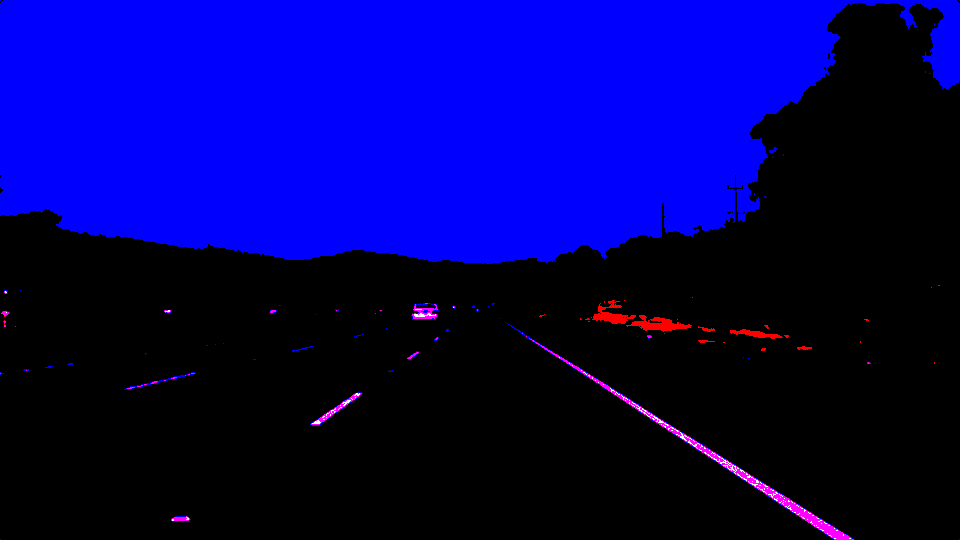
#> input picture examples/solidWhiteRight.jpg, 960 x 540 px, found by its file name
$ jupyter execute --allow-errors P1.ipynb   (shell and % lines are left out)
#> lines starting #> are read from the running program, lines starting #| are printed output that depends on the picture; after the words box and inside, x2 and y2 are one past the last pixel; in counts of white or black regions, pixels touching at a corner belong together
# Self-Driving Car Engineer Nanodegree

## Project: **Finding Lane Lines on the Road**
***
In this project, you will use the tools you learned about in the lesson to identify lane lines on the road.  You can develop your pipeline on a series of individual images, and later apply the result to a video stream (really just a series of images). Check out the video clip "raw-lines-example.mp4" (also contained in this repository) to see what the output should look like after using the helper functions below.

Once you have a result that looks roughly like "raw-lines-example.mp4", you'll need to get creative and try to average and/or extrapolate the line segments you've detected to map out the full extent of the lane lines.  You can see an example of the result you're going for in the video "P1_example.mp4".  Ultimately, you would like to draw just one line for the left side of the lane, and one for the right.

In addition to implementing code, there is a brief writeup to complete. The writeup should be completed in a separate file, which can be either a markdown file or a pdf document. There is a [write up template](https://github.com/udacity/CarND-LaneLines-P1/blob/master/writeup_template.md) that can be used to guide the writing process. Completing both the code in the Ipython notebook and the writeup template will cover all of the [rubric points](https://review.udacity.com/#!/rubrics/322/view) for this project.

---
Let's have a look at our first image called 'test_images/solidWhiteRight.jpg'.  Run the 2 cells below (hit Shift-Enter or the "play" button above) to display the image.

**Note: If, at any point, you encounter frozen display windows or other confounding issues, you can always start again with a clean slate by going to the "Kernel" menu above and selecting "Restart & Clear Output".**

---

**The tools you have are color selection, region of interest selection, grayscaling, Gaussian smoothing, Canny Edge Detection and Hough Tranform line detection.  You  are also free to explore and try other techniques that were not presented in the lesson.  Your goal is piece together a pipeline to detect the line segments in the image, then average/extrapolate them and draw them onto the image for display (as below).  Once you have a working pipeline, try it out on the video stream below.**

---

<figure>

 <figcaption>
 <p></p>
 <p style="text-align: center;"> Your output should look something like this (above) after detecting line segments using the helper functions below </p>
 </figcaption>
</figure>
 <p></p>
<figure>

 <figcaption>
 <p></p>
 <p style="text-align: center;"> Your goal is to connect/average/extrapolate line segments to get output like this</p>
 </figcaption>
</figure>

**Run the cell below to import some packages.  If you get an `import error` for a package you've already installed, try changing your kernel (select the Kernel menu above --> Change Kernel).  Still have problems?  Try relaunching Jupyter Notebook from the terminal prompt.  Also, see [this forum post](https://carnd-forums.udacity.com/cq/viewquestion.action?spaceKey=CAR&id=29496372&questionTitle=finding-lanes---import-cv2-fails-even-though-python-in-the-terminal-window-has-no-problem-with-import-cv2) for more troubleshooting tips.**

## Import Packages

[cell 1]
#importing some useful packages
import matplotlib.pyplot as plt
import matplotlib.image as mpimg
import numpy as np
import cv2

## Read in an Image

[cell 2]
#reading in an image
image = mpimg.imread('test_images/solidWhiteRight.jpg')
#> image is the input picture: shape (540, 960, 4) float32; mean R, G, B, A 0.0084, 0.00133, 0.385, 1

#printing out some stats and plotting
print('This image is:', type(image), 'with dimensions:', image.shape)
#| This image is: <class 'numpy.ndarray'> with dimensions: (540, 960, 4)
plt.imshow(image)  # if you wanted to show a single color channel image called 'gray', for example, call as plt.imshow(gray, cmap='gray')

## Ideas for Lane Detection Pipeline

**Some OpenCV functions (beyond those introduced in the lesson) that might be useful for this project are:**

`cv2.inRange()` for color selection
`cv2.fillPoly()` for regions selection
`cv2.line()` to draw lines on an image given endpoints
`cv2.addWeighted()` to coadd / overlay two images
`cv2.cvtColor()` to grayscale or change color
`cv2.imwrite()` to output images to file
`cv2.bitwise_and()` to apply a mask to an image

**Check out the OpenCV documentation to learn about these and discover even more awesome functionality!**

## Helper Functions

Below are some helper functions to help get you started. They should look familiar from the lesson!

[cell 3]
import math

def grayscale(img):
    """Applies the Grayscale transform
    This will return an image with only one color channel
    but NOTE: to see the returned image as grayscale
    (assuming your grayscaled image is called 'gray')
    you should call plt.imshow(gray, cmap='gray')"""
    return cv2.cvtColor(img, cv2.COLOR_RGB2GRAY)
    # Or use BGR2GRAY if you read an image with cv2.imread()
    # return cv2.cvtColor(img, cv2.COLOR_BGR2GRAY)

def canny(img, low_threshold, high_threshold):
    """Applies the Canny transform"""
    return cv2.Canny(img, low_threshold, high_threshold)

def gaussian_blur(img, kernel_size):
    """Applies a Gaussian Noise kernel"""
    return cv2.GaussianBlur(img, (kernel_size, kernel_size), 0)

def region_of_interest(img, vertices):
    """
    Applies an image mask.

    Only keeps the region of the image defined by the polygon
    formed from `vertices`. The rest of the image is set to black.
    """
    #defining a blank mask to start with
    mask = np.zeros_like(img)

    #defining a 3 channel or 1 channel color to fill the mask with depending on the input image
    if len(img.shape) > 2:
        channel_count = img.shape[2]  # i.e. 3 or 4 depending on your image
        ignore_mask_color = (255,) * channel_count
    else:
        ignore_mask_color = 255

    #filling pixels inside the polygon defined by "vertices" with the fill color
    cv2.fillPoly(mask, vertices, ignore_mask_color)

    #returning the image only where mask pixels are nonzero
    masked_image = cv2.bitwise_and(img, mask)
    return masked_image


def draw_lines(img, lines, color=[255, 0, 0], thickness=8, polygon=None):
    """
    NOTE: this is the function you might want to use as a starting point once you want to
    average/extrapolate the line segments you detect to map out the full
    extent of the lane (going from the result shown in raw-lines-example.mp4
    to that shown in P1_example.mp4).

    Think about things like separating line segments by their
    slope ((y2-y1)/(x2-x1)) to decide which segments are part of the left
    line vs. the right line.  Then, you can average the position of each of
    the lines and extrapolate to the top and bottom of the lane.

    This function draws `lines` with `color` and `thickness`.
    Lines are drawn on the image inplace (mutates the image).
    If you want to make the lines semi-transparent, think about combining
    this function with the weighted_img() function below
    """
    def is_line_in_region_of_interest(line):
        for x1, y1, x2, y2 in line:
            point1 = cv2.pointPolygonTest(polygon, (x1, y1),  False)
            point2 = cv2.pointPolygonTest(polygon, (x2, y2), False)

            return point1 > 0 and point2 > 0
    # define min/max slope that looks simliar to what we'd expect
    # from lane to look like
    min_slope = 0.55
    max_slope = 0.85

    left_lines = []
    right_lines = []

    # filter out all the lines that don't look like
    # they belong to lane we are interested in
    for line in lines:
        # exclude lines that are not in a region of interest
        if not is_line_in_region_of_interest(line):
            continue

        # filter out lines that has a slope that is no way
        # looks like the one we're expecting
        for x1,y1,x2,y2 in line:
            slope = (y2-y1)/(x2-x1)
            if abs(slope) <= max_slope and abs(slope) >= min_slope:
                if slope > 0:
                    right_lines.append(line)
                else:
                    left_lines.append(line)

    left_line_x1 = 0
    left_line_y1 = 0
    left_line_x2 = 0
    left_line_y2 = 0

    max_left_x2 = 0
    max_left_y2 = 10000

    right_line_x1 = 0
    right_line_y1 = 0
    right_line_x2 = 0
    right_line_y2 = 0

    max_right_x2 = 10000
    max_right_y2 = 10000

    # average across all lines for the right line
    # and determine the top, right point across all
    for line in left_lines:
        for x1,y1,x2,y2 in line:
                if x2 > max_left_x2:
                    max_left_x2 = x2
                if y2 < max_left_y2:
                    max_left_y2 = y2
                left_line_x1 += x1/len(left_lines)
                left_line_y1 += y1/len(left_lines)
                left_line_x2 += x2/len(left_lines)
                left_line_y2 += y2/len(left_lines)

    # average across all lines for the left line
    # and determine the top, left point across all
    for line in right_lines:
        for x1,y1,x2,y2 in line:
                if x2 < max_right_x2:
                    max_right_x2 = x2
                if y2 < max_right_y2:
                    max_right_y2 = y2
                right_line_x1 += x1/len(right_lines)
                right_line_y1 += y1/len(right_lines)
                right_line_x2 += x2/len(right_lines)
                right_line_y2 += y2/len(right_lines)

    # determine slope and b for the left line
    if left_line_x2 - left_line_x1 != 0:
        slope_left = (left_line_y2 - left_line_y1)/(left_line_x2 - left_line_x1)
    else:
        slope_left = (left_line_y2 - left_line_y1)

    b_left = max_left_y2 - max_left_x2*slope_left

    # determine slope and b for the right line
    if right_line_x2 - right_line_x1 != 0:
        slope_right = (right_line_y2 - right_line_y1)/(right_line_x2 - right_line_x1)
    else:
        slope_right = (right_line_y2 - right_line_y1)

    b_right = max_right_y2 - max_right_x2*slope_right

    # determine starting x position for the left line
    if slope_left != 0:
        left_line_x1 = (img.shape[1] - b_left) / slope_left
    else:
        left_line_x1 = (img.shape[1] - b_left)

    # determine starting x position for the right  line
    if slope_right != 0:
        right_line_x1 = (img.shape[1] - b_right) / slope_right
    else:
        right_line_x1 = (img.shape[1] - b_right)

    cv2.line(img, (int(left_line_x1), int(img.shape[1])), (int(max_left_x2), int(max_left_y2)), color, thickness)
    cv2.line(img, (int(right_line_x1), int(img.shape[1])), (int(max_right_x2), int(max_right_y2)), color, thickness)

def hough_lines(img, polygon, rho, theta, threshold, min_line_len, max_line_gap):
    """
    `img` should be the output of a Canny transform.

    Returns an image with hough lines drawn.
    """
    lines = cv2.HoughLinesP(img, rho, theta, threshold, np.array([]), minLineLength=min_line_len, maxLineGap=max_line_gap)
    line_img = np.zeros((img.shape[0], img.shape[1], 3), dtype=np.uint8)
    draw_lines(line_img, lines, polygon=polygon)
    return line_img

# Python 3 has support for cool math symbols.

def weighted_img(img, initial_img, α=0.8, β=1., λ=0.):
    """
    `img` is the output of the hough_lines(), An image with lines drawn on it.
    Should be a blank image (all black) with lines drawn on it.

    `initial_img` should be the image before any processing.

    The result image is computed as follows:

    initial_img * α + img * β + λ
    NOTE: initial_img and img must be the same shape!
    """
    return cv2.addWeighted(initial_img, α, img, β, λ)

## Test Images

Build your pipeline to work on the images in the directory "test_images"
**You should make sure your pipeline works well on these images before you try the videos.**

[cell 4]
import os
os.listdir("test_images/")

## Build a Lane Finding Pipeline

Build the pipeline and run your solution on all test_images. Make copies into the `test_images_output` directory, and you can use the images in your writeup report.

Try tuning the various parameters, especially the low and high Canny thresholds as well as the Hough lines parameters.

[cell 5]
# TODO: Build your pipeline that will draw lane lines on the test_images
# then save them to the test_images directory.

[cell 6]
def detect_lanes_and_draw_lines_pipeline(image, image_name=None, show_image=False, save=False):
    # apply different threshold to RGB channels to remove the noise
    r, g, b = cv2.split(image)
    ret, r = cv2.threshold(r,210, 255, cv2.THRESH_BINARY)
    ret, b = cv2.threshold(b,180, 255, cv2.THRESH_BINARY)
    ret, g = cv2.threshold(g,245, 255, cv2.THRESH_BINARY)

    img = cv2.merge((r,g,b))

    # convert to grayscale space
    img = grayscale(img)

    # apply gaussian smoothing to blur high gradient pixels
    img = gaussian_blur(img, kernel_size=3)

    # apply canny edge detection algo
    img = canny(img, low_threshold=10, high_threshold=120)
    if show_image:
        plt.figure()
        plt.imshow(img)

    # apply region of interest to cut off unnesesary noise
    imshape = img.shape
    vertices = np.array([
        [(0.10 * imshape[1] ,imshape[0]),
         (0.48 * imshape[1], 0.6 * imshape[0]),
         (0.58 * imshape[1], 0.6 * imshape[0]),
         (imshape[1],imshape[0])]],
        dtype=np.int32)
    img = region_of_interest(img, vertices=vertices)
    # apply hough operator to find longest lines in a region of interest
    img = hough_lines(img, vertices, 2, 2*np.pi/180, threshold=30, min_line_len=5, max_line_gap=2)

    # overlay generated image on top of the original image with some trasparency mask
    img = weighted_img(img, initial_img=image, α=0.8, β=1., λ=0.)

    # show image if directed to
    if show_image:
        plt.figure()
        plt.imshow(img)

    if not os.path.exists('test_images_output') and save:
        os.makedirs('test_images_output')

    if save:
        mpimg.imsave('test_images_output/' + image_name, img)

    return img

for image_name in os.listdir("test_images/"):
    img = mpimg.imread('test_images/' + image_name)
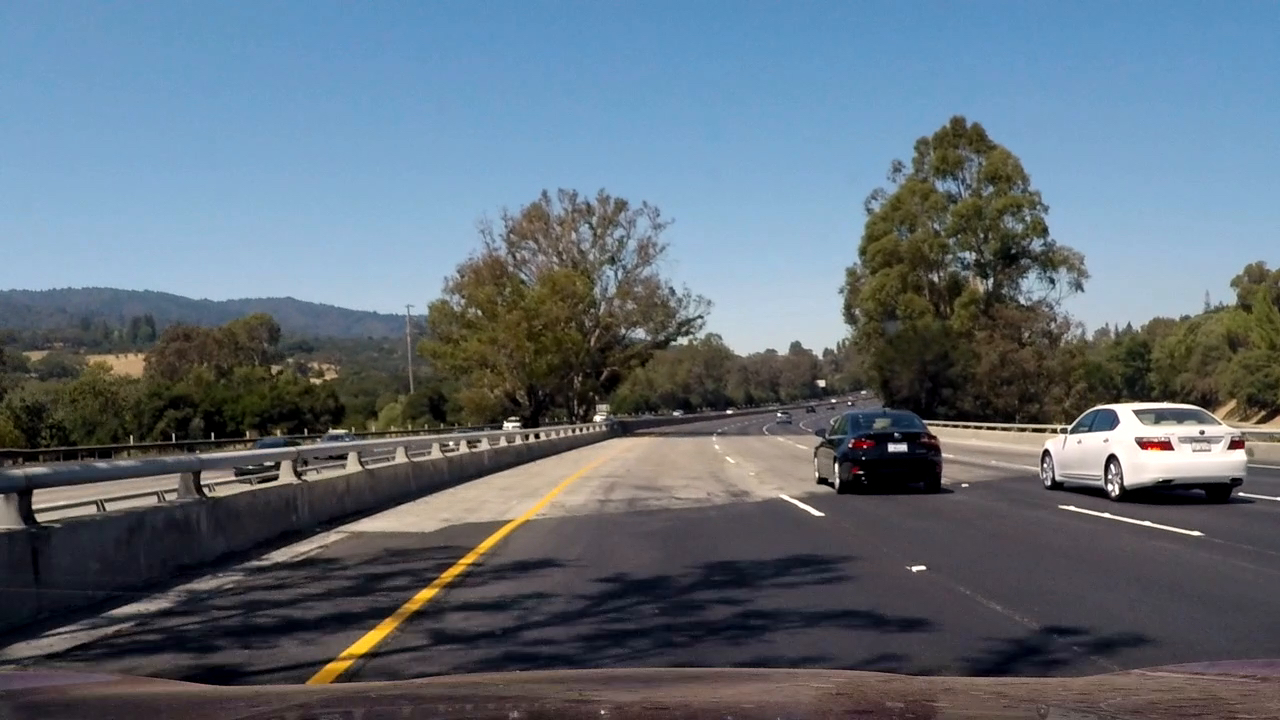
#> input picture test_images/file100.jpg, 1280 x 720 px
#> img is the input picture: shape (720, 1280, 3); mean R, G, B 96.3, 108.7, 119.8
    detect_lanes_and_draw_lines_pipeline(img, image_name=image_name, show_image=True, save=True)
#> in detect_lanes_and_draw_lines_pipeline, `r, g, b = cv2.split(image)`:
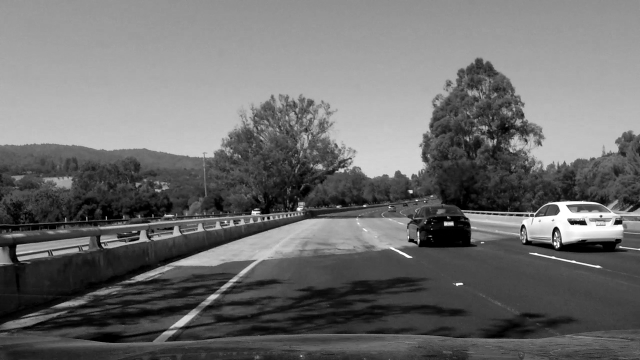
#> g: shape (720, 1280) (shown at 1/2 size); min 0, max 255, mean 108.7
#> in detect_lanes_and_draw_lines_pipeline, `ret, r = cv2.threshold(r,210, 255, cv2.THRESH_BINARY)`:
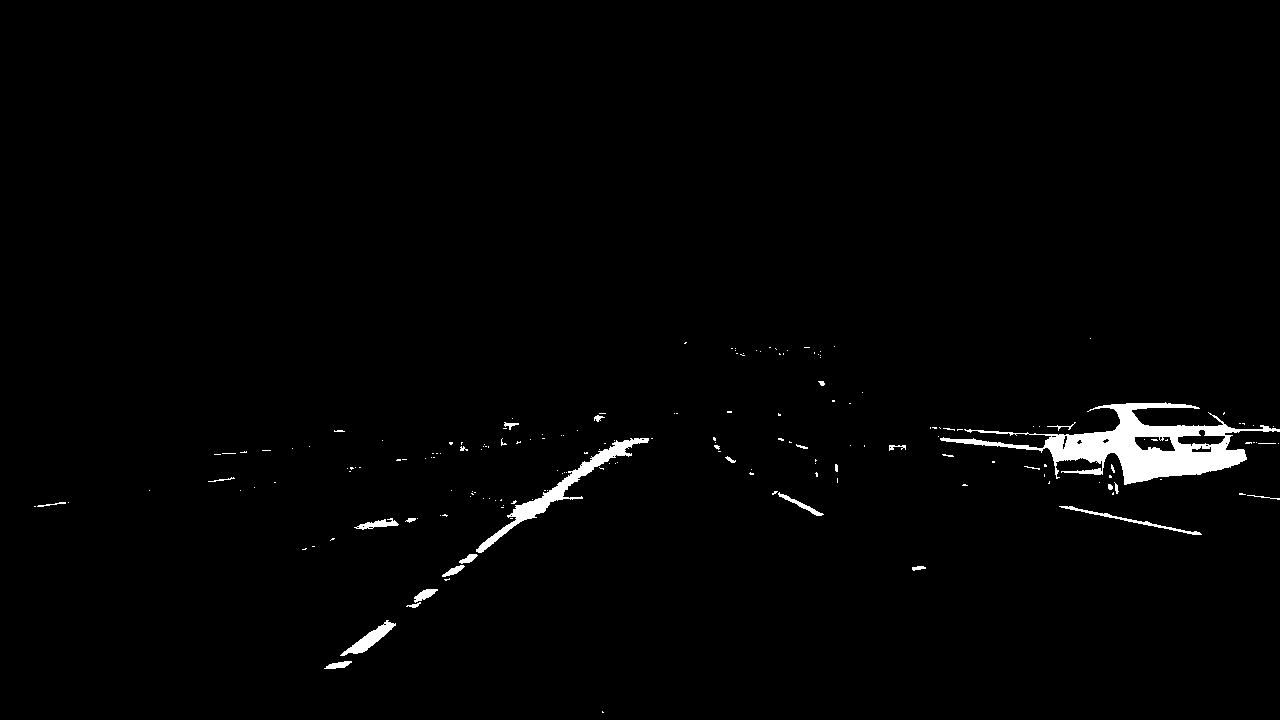
#> r: shape (720, 1280); 1.5% white; 187 white regions (157 under 20 px), largest, box (x1, y1, x2, y2) and area: (940, 402, 1280, 485) 8475, (476, 438, 649, 553) 2141, (340, 620, 396, 656) 585
#> in hough_lines, `lines = cv2.HoughLinesP(img, rho, theta, threshold, np.array([]), minL..`: lines = 66 rows, first 6: [567, 488, 578, 480], [586, 475, 591, 471], [455, 567, 460, 563], [340, 654, 354, 644], [588, 461, 600, 451], [496, 540, 523, 520]
#> the loop in draw_lines, `for line in lines:` made 66 passes
#> after the loop in draw_lines, `for line in lines:`: left_lines = 44 items, first 6: [[567, 488, 578, 480]], [[586, 475, 591, 471]], [[455, 567, 460, 563]], [[340, 654, 354, 644]], [[588, 461, 600, 451]], [[496, 540, 523, 520]]; right_lines = [[[773, 491, 780, 496]], [[729, 457, 734, 460]]]
#> the loop in draw_lines, `for line in left_lines:` made 44 passes
#> after the loop in draw_lines, `for line in left_lines:`: left_line_x1 = 493; left_line_x2 = 503.3; left_line_y1 = 542.9; left_line_y2 = 535.3; max_left_x2 = 653; max_left_y2 = 437
#> the loop in draw_lines, `for line in right_lines:` made 2 passes
#> after the loop in draw_lines, `for line in right_lines:`: max_right_x2 = 734; max_right_y2 = 460; right_line_x1 = 751; right_line_x2 = 757; right_line_y1 = 474; right_line_y2 = 478
#> in draw_lines, `slope_left = (left_line_y2 - left_line_y1)/(left_line_x2 - left_line_x1)`: slope_left = -0.738
#> in draw_lines, `b_left = max_left_y2 - max_left_x2*slope_left`: b_left = 919.1
#> in draw_lines, `slope_right = (right_line_y2 - right_line_y1)/(right_line_x2 - right_l..`: slope_right = 0.667
#> in draw_lines, `b_right = max_right_y2 - max_right_x2*slope_right`: b_right = -29.33
#> in draw_lines, `left_line_x1 = (img.shape[1] - b_left) / slope_left`: left_line_x1 = -488.7
#> in draw_lines, `right_line_x1 = (img.shape[1] - b_right) / slope_right`: right_line_x1 = 1964
#> in weighted_img, `return cv2.addWeighted(initial_img, α, img, β, λ)`:
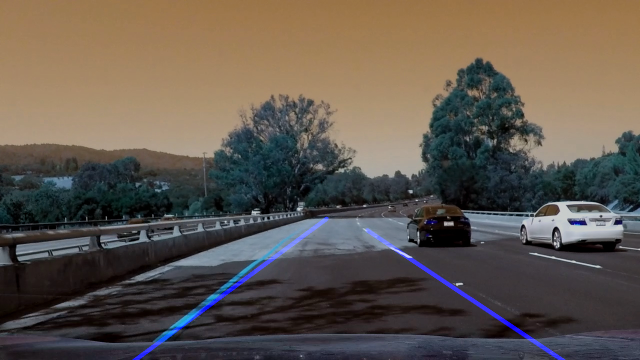
#> returned value: shape (720, 1280, 3) (shown at 1/2 size); mean of channels 0, 1, 2 78.5, 86.9, 95.9; drawn as B, G, R
#> in detect_lanes_and_draw_lines_pipeline, `mpimg.imsave('test_images_output/' + image_name, img)`:
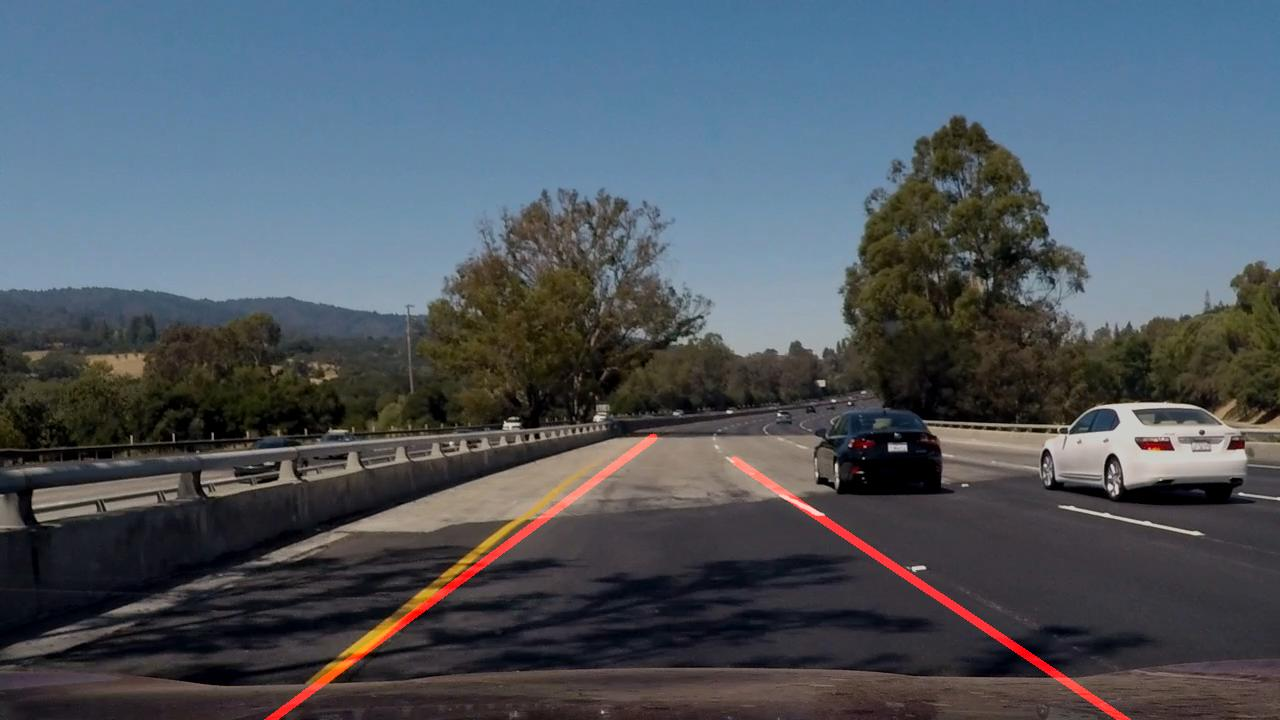
#> saved as file100.jpg: shape (720, 1280, 3); mean R, G, B 78.5, 86.9, 96
